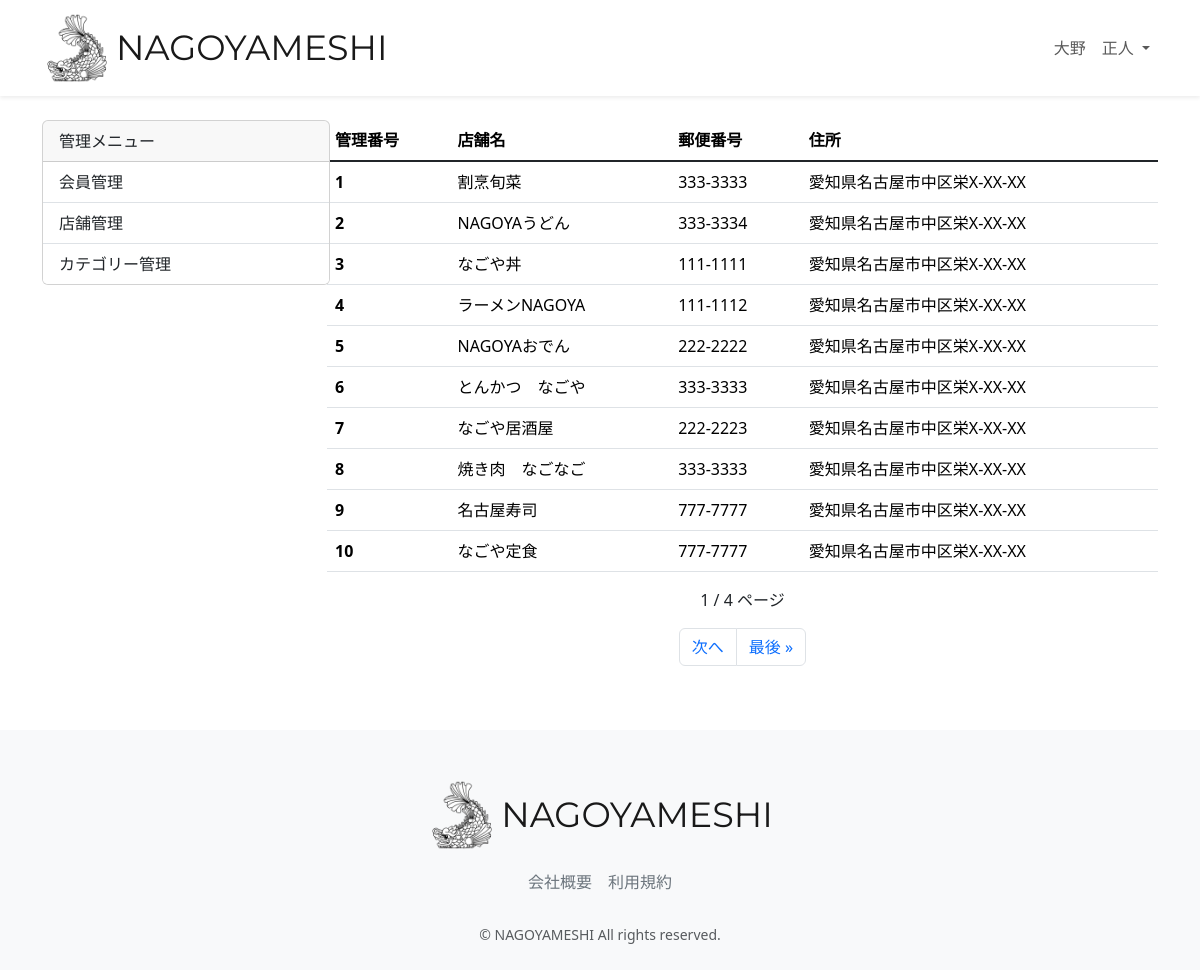
Page /accounts/management_shop (signed in) on the committed database.
### accounts/models.py (models this page shows, shortened)
class CustomUser(AbstractUser):
    user_name = models.CharField(
        max_length=128, null=True, blank=True, verbose_name="ユーザー名前"
    )
    hurigana = models.CharField(
        max_length=128, null=True, blank=True, verbose_name="フリガナ"
    )
    zip_code = models.CharField(
        max_length=16, null=True, blank=True, verbose_name="郵便番号"
    )
    address = models.CharField(
        max_length=255, null=True, blank=True, verbose_name="住所"
    )
    phone_number = models.CharField(
        max_length=20, null=True, blank=True, verbose_name="電話番号"
    )
    birthday = models.CharField(
        max_length=20, null=True, blank=True, verbose_name="誕生日"
    )
    job = models.CharField(max_length=255, null=True, blank=True, verbose_name="職業")
    subscription = models.BooleanField(default=False, verbose_name="有料会員")
    class Meta:
        verbose_name = '会員一覧'
        verbose_name_plural = "会員一覧"

### restaurant/models.py (models this page shows, shortened)
class Restaurant(models.Model):
    name = models.CharField(verbose_name="店舗名", max_length=64)
    description = models.CharField(verbose_name="説明", max_length=128)
    price = models.CharField(verbose_name="価格帯", max_length=32)
    zip_code = models.CharField(verbose_name="郵便番号", max_length=32)
    address = models.CharField(verbose_name="住所", max_length=128)
    business_time = models.CharField(verbose_name="営業時間", max_length=64)
    close_day_of_week = models.CharField(verbose_name="定休日", max_length=32)
    seats_number = models.CharField(verbose_name="座席数", max_length=32)
    category = models.ForeignKey(
        Category, verbose_name="カテゴリー", on_delete=models.PROTECT
    )
    rate = models.FloatField(verbose_name="レート", default=0.0)
    review_num = models.IntegerField(verbose_name="レビュー数", default=0)
    reservation_num = models.IntegerField(verbose_name="予約数", default=0)
    photo = models.ImageField(verbose_name="写真", blank=True, null=True)
    created_at = models.DateTimeField(verbose_name="作成日時", auto_now_add=True)
    updated_at = models.DateTimeField(verbose_name="更新日時", auto_now=True)
    class Meta:
        verbose_name = '店舗一覧'
        verbose_name_plural = "店舗一覧"

### accounts/views.py (the view)
# urls.py: path('management_shop', views.ShopList.as_view(),name='management_shop',),
class ShopList(OnlyManagementUserMixin, ListView):
    template_name = 'management/management_shop.html'
    model = Restaurant
    paginate_by = 10

### accounts/mixins.py (called while the page is built)
    def test_func(self):
        user = self.request.user
        return user.is_staff

### accounts/templates/management/management_shop.html (shortened to what this page needs)
{% extends "layout/base.html" %}
{% load static %}
{% block content %}
<main>
  <br>
  <div class="container nagoyameshi-container pb-5">
    <div class="row justify-content-center">
      <div class="col-xl-3 col-lg-4 col-md-12">
        <div class="card" style="width: 18rem;">
          <div class="card-header">
            管理メニュー
          </div>
          <ul class="list-group list-group-flush">
            <li class="list-group-item">
              <a class="dropdown-item" href="{% url 'management_user' %}">会員管理</a>
            </li>
            <li class="list-group-item">
              <a class="dropdown-item" href="{% url 'management_shop' %}">店舗管理</a>
            </li>
            <li class="list-group-item">
              <a class="dropdown-item" href="{% url 'management_category' %}">カテゴリー管理</a>
            </li>
          </ul>
        </div>
      </div>
      <div class="col">
        <div class="d-flex justify-content-between flex-wrap">
          <table class="table">
            <thead>
              <tr>
                <th scope="col">管理番号</th>
                <th scope="col">店舗名</th>
                <th scope="col">郵便番号</th>
                <th scope="col">住所</th>
              </tr>
            </thead>
            <tbody class="table-group-divider">
              <tr>
                {% for Restaurant in object_list %}
                <th scope="row">{{ Restaurant.id }}</th>
                <td>{{ Restaurant.name }}</td>
                <td>{{ Restaurant.zip_code }}</td>
                <td>{{ Restaurant.address }}</td>
              </tr>
              {% endfor %}
            </tbody>
          </table>
        </div>
        <p class="text-center">
          {{ page_obj.number }} / {{ page_obj.paginator.num_pages }} ページ<br>
        </p>
        <nav aria-label="Page navigation example">
          <ul class="pagination justify-content-center">
            {% if page_obj.has_next %}
            <li class="page-item"><a class="page-link" href="?page={{ page_obj.next_page_number }}">次へ</a></li>
            <li class="page-item"><a class="page-link" href="?page={{ page_obj.paginator.num_pages }}">最後 &raquo;</a></li>
            {% endif %}
          </ul>
        </nav>
      </div>
    </div>
  </div>
</main>
{% endblock %}

### restaurant/templates/layout/base.html (shortened to what this page needs)
{% load static %}
<!DOCTYPE html>
<html lang="ja">
  <head>
    <link href="https://cdn.jsdelivr.net/npm/bootstrap@5.3.3/dist/css/bootstrap.min.css" rel="stylesheet">
    <link href="{% static 'css/nagoyameshi.css' %}" rel="stylesheet">
  </head>
  <body>
    <div id="app" class="wrapper">
      <nav class="navbar navbar-expand-md navbar-light bg-white shadow-sm">
        <div class="container nagoyameshi-container">
          <a class="navbar-brand app-name" href="{% url 'top_page' %}">
            <div class="d-flex align-items-center">
              <img class="nagoyameshi-logo me-1" src="{% static 'images/logo/logo.png' %}" alt="nagoyameshi">
              NAGOYAMESHI
            </div>
          </a>
          <div class="collapse navbar-collapse" id="navbarSupportedContent">
            <ul class="navbar-nav ms-auto">
              {% if user.subscription %}
              <li class="nav-item dropdown">
                <a id="navbarDropdown" class="nav-link dropdown-toggle" href="#" role="button" data-bs-toggle="dropdown" aria-haspopup="true" aria-expanded="false" v-pre>
                  {{ user.user_name }}
                </a>
              </li>
              {% endif %}
            </ul>
          </div>
        </div>
      </nav>
      {% block content %}{% endblock %}
      <footer class="bg-light">
        <div class="d-flex justify-content-center footer-logo">
          <a class="navbar-brand app-name" href="{% url 'top_page' %}">
            <div class="d-flex align-items-center">
              <img class="nagoyameshi-logo me-1" src="{% static 'images/logo/logo.png' %}" alt="nagoyameshi">
              NAGOYAMESHI
            </div>
          </a>
        </div>
        <div class="d-flex justify-content-center footer-link">
          <a href="{% url 'company_page' %}" class="link-secondary me-3">会社概要</a>
          <a href="{% url 'terms_page' %}" class="link-secondary">利用規約</a>
        </div>
        <p class="text-center text-muted small mb-0">&copy; NAGOYAMESHI All rights reserved.</p>
      </footer>
    </div>
  </body>
</html>

### static/css/nagoyameshi.css (style rules this page uses)
.wrapper { min-height: 100vh; position: relative; padding-bottom: 240px; box-sizing: border-box; }
.nagoyameshi-logo { height: 70px; }
.app-name { font-family: "Montserrat", sans-serif; font-optical-sizing: auto; font-weight: weight; font-style: normal; font-size: 35px; color: #191919; }
footer { width: 100%; height: 240px; position: absolute; bottom: 0; padding: 50px 15px; }
.footer-logo { margin-bottom: 20px; }
.footer-link { margin-bottom: 30px; }
a { text-decoration: none !important; }

### rows in the picture
CustomUser: user_name "大野 正人"
Restaurant: id "1", name "割烹旬菜", zip_code "333-3333", address "愛知県名古屋市中区栄X-XX-XX"
Restaurant: id "2", name "NAGOYAうどん", zip_code "333-3334", address "愛知県名古屋市中区栄X-XX-XX"
Restaurant: id "3", name "なごや丼", zip_code "111-1111", address "愛知県名古屋市中区栄X-XX-XX"
Restaurant: id "4", name "ラーメンNAGOYA", zip_code "111-1112", address "愛知県名古屋市中区栄X-XX-XX"
Restaurant: id "5", name "NAGOYAおでん", zip_code "222-2222", address "愛知県名古屋市中区栄X-XX-XX"
Restaurant: id "6", name "とんかつ なごや", zip_code "333-3333", address "愛知県名古屋市中区栄X-XX-XX"
Restaurant: id "7", name "なごや居酒屋", zip_code "222-2223", address "愛知県名古屋市中区栄X-XX-XX"
Restaurant: id "8", name "焼き肉 なごなご", zip_code "333-3333", address "愛知県名古屋市中区栄X-XX-XX"
Restaurant: id "9", name "名古屋寿司", zip_code "777-7777", address "愛知県名古屋市中区栄X-XX-XX"
Restaurant: id "10", name "なごや定食", zip_code "777-7777", address "愛知県名古屋市中区栄X-XX-XX"

### other values in the picture
{{ page_obj.number }} "1"
{{ page_obj.paginator.num_pages }} "4"
